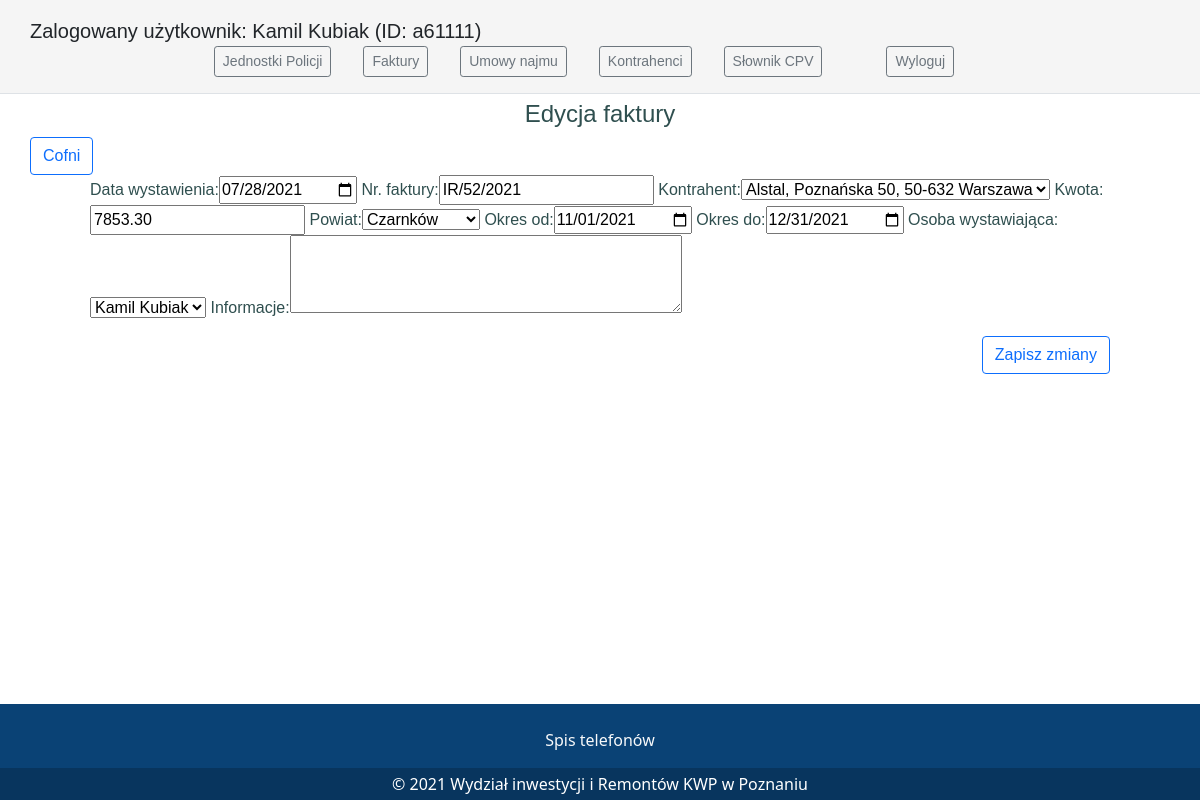
The page /invoices/editinvoicessel/2 (signed in) on the database as committed earlier.
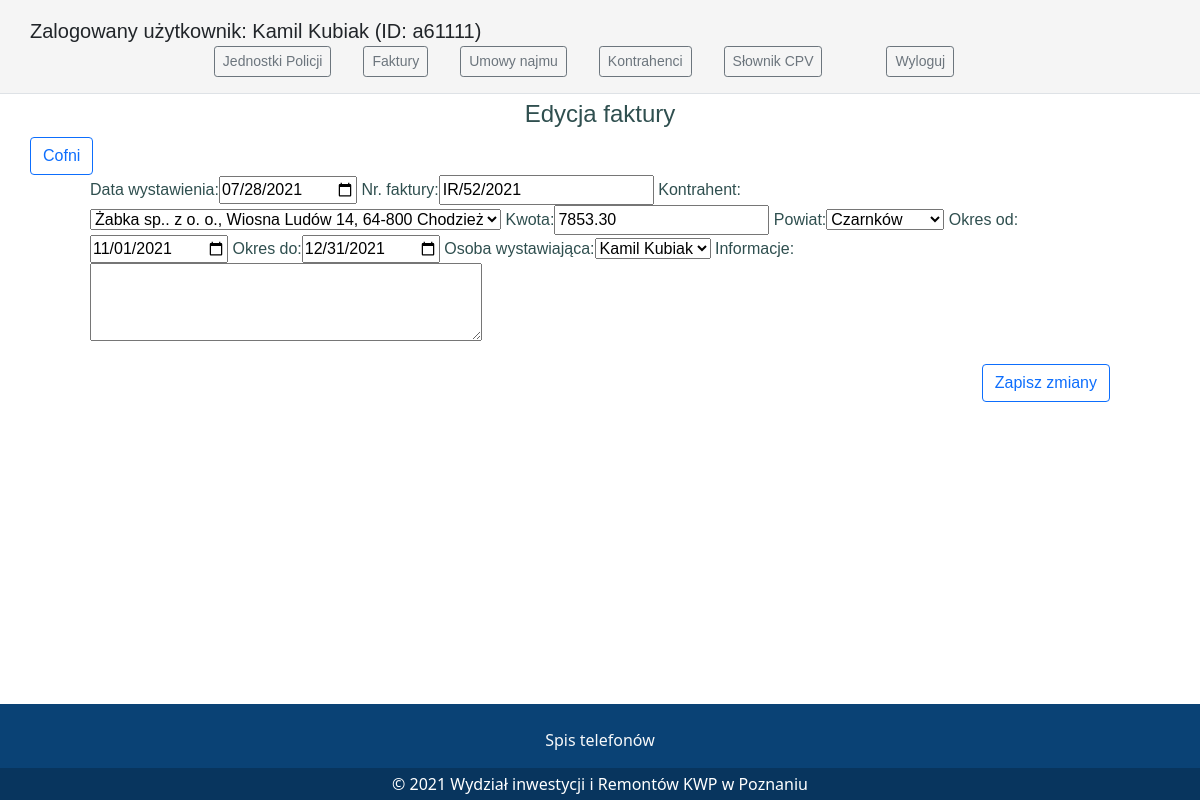
The same page on the database as committed later.
### invoices/models.py (models this page shows, shortened)
class Invoicesell(models.Model):
    class Meta:
        verbose_name = "Faktura sprzedaży"
        verbose_name_plural = "Faktury - sprzedaż"
    data = models.DateField("Data wystawienia")
    noinvoice = models.CharField("Nr. faktury", max_length=11)
    contractor = models.ForeignKey(Contractor, on_delete=models.CASCADE, verbose_name="Kontrahent",
                                   related_name='invoicesell')
    sum = models.DecimalField("Kwota", max_digits=10, decimal_places=2, null=True, blank=True)
    powiat = models.ForeignKey("units.Powiat", on_delete=models.CASCADE, verbose_name="Powiat",
                               related_name='invoicesell')
    period_from = models.DateField("Okres od")
    period_to = models.DateField("Okres do")
    creator = models.ForeignKey("invoices.Creator", on_delete=models.CASCADE, verbose_name="Osoba wystawiająca",
                                related_name='invoicesell')
    comments = models.TextField("Informacje", blank=True, default="")
    create = models.DateTimeField("Data utworzenia", auto_now_add=True)
    change = models.DateTimeField("Zmiana", auto_now=True)
    autor = models.ForeignKey("auth.User", on_delete=models.CASCADE, related_name='invoicebuy')

### invoices/views.py (the view)
# urls.py: path("editinvoicessel/<int:id>", edit_invoicesell, name="edit_invoicesell"),
@login_required
def edit_invoicesell(request, id):
    invoicesell_edit = get_object_or_404(Invoicesell, pk=id)
    invoicessell_form = InvoicesellForm(request.POST or None, instance=invoicesell_edit)
    context = {'invoicesell_form': invoicessell_form,
               'new': False}
    if invoicessell_form.is_valid():
        invoicesell_edit.save()
        return redirect('invoices:sell_invoices_list')
    return render(request, 'invoices/invoicesellform.html', context)

### invoices/forms.py
class InvoicesellForm(ModelForm):
    class Meta:
        model = Invoicesell
        fields = "__all__"
        exclude = ['create', 'change', 'autor']
        widgets = {
            'data': DateField(),
            'period_from': DateField(),
            'period_to': DateField(),
            'comments': Textarea(attrs={'rows': 3})
        }

### contractors/models.py (called while the page is built)
    def __str__(self):
        return f'{self.nazwa}, {self.adres}, {self.kod_pocztowy} {self.miasto}'

### invoices/models.py (called while the page is built)
    def __str__(self):
        return f'{self.creator}'

### units/models.py (called while the page is built)
    def __str__(self):
        return f'{self.powiat}'

### invoices/templates/invoices/invoicesellform.html (shortened to what this page needs)
{%extends 'base.html'%}
{%load static%}
{%load bootstrap%}
{%block content%}
<h4 class="text-center">{%if new%}Nowa faktura{%else%}Edycja faktury{%endif%}</h4>
<div class="col-md-6 moj-button-left"><a href="{%url 'invoices:sell_invoices_list'%}">
            <button class="btn btn-outline-primary">Cofni</button>
        </a></div>
<div class="container px-5 pb-5">
<form class="container" method="post">
    {{invoicesell_form|bootstrap}}
<div class="row mt-3">
        <div class="col-md-12 moj-button-right">
            <button type="submit" class="btn btn-outline-primary">Zapisz zmiany</button>
        </div>
    </div>
</form>
    </div>
{%endblock%}

Rows that differ between the two databases and show on the page:
changed Invoicesell "Kamil Kubiak": contractor "Alstal, Poznańska 50, 50-632 Warszawa" → "Żabka sp.. z o. o., Wiosna Ludów 14, 64-800 Chodzież"
